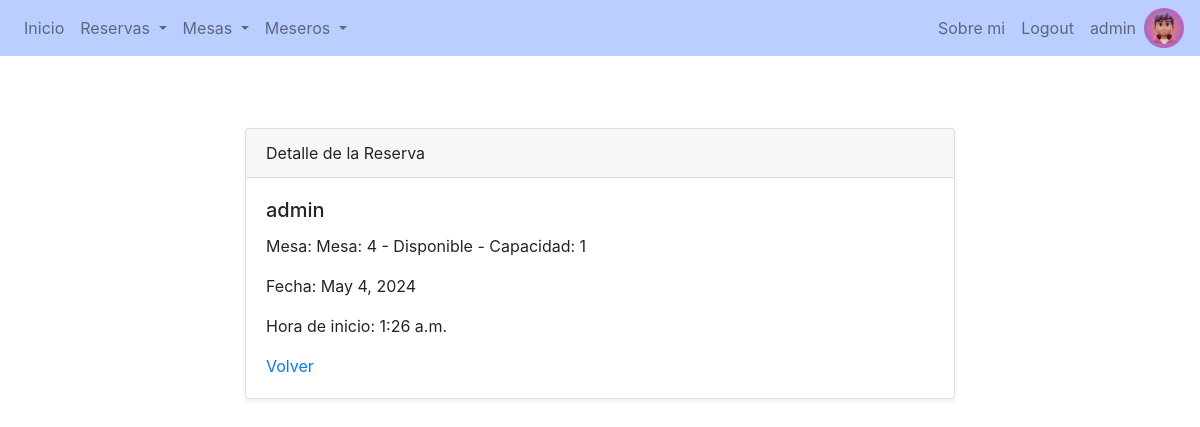
/restaurant/reserva/6/detail (signed in), run on the app's committed database.
### Restaurant/models.py (models this page shows, shortened)
class Avatar(models.Model):
    user = models.OneToOneField(User, on_delete=models.CASCADE, related_name="avatar")
    image = models.ImageField(upload_to="avatars/")

class Reserva(models.Model):
    nombre_de_usuario = models.ForeignKey(User,on_delete=models.CASCADE )
    mesa = models.ForeignKey(Mesa, on_delete=models.CASCADE, related_name='reservas')
    fecha = models.DateField(default=timezone.now)
    hora_inicio = models.TimeField(default=timezone.now)

class Mesa(models.Model):
    numero = models.IntegerField()
    disponible = models.BooleanField(default=True)
    capacidad = models.IntegerField()
    def __str__(self):
        return f"Mesa: {self.numero} - {'Disponible' if self.disponible else 'No Disponible'} - Capacidad: {self.capacidad}"

### Restaurant/views.py (the view)
# urls.py: path("reserva/<int:pk>/detail", ReservaDetailView.as_view(), name="reserva-detalle"),
class ReservaDetailView(LoginRequiredMixin,DetailView):
    model = Reserva
    template_name = 'Restaurant/reserva_detail.html'
    context_object_name = 'reserva'

### Restaurant/templates/Restaurant/reserva_detail.html (shortened to what this page needs)
{% extends 'Restaurant/base.html' %}
{% block content %}
<section class="py-5">
    <div class="container">
        <div class="row">
            <div class="col-lg-8 mx-auto">
                <div class="card shadow-sm">
                    <div class="card-header">
                        Detalle de la Reserva
                    </div>
                    <div class="card-body">
                        <h5 class="card-title">{{ reserva.nombre_de_usuario }}</h5>
                        <p class="card-text">Mesa: {{ reserva.mesa }}</p>
                        <p class="card-text">Fecha: {{ reserva.fecha }}</p>
                        <p class="card-text">Hora de inicio: {{ reserva.hora_inicio }}</p>
                        <a href="{% url 'reserva-lista' %}">Volver</a>
                    </div>
                </div>
            </div>
        </div>
    </div>
</section>
{% endblock %}

### Restaurant/templates/Restaurant/base.html (shortened to what this page needs)
{% load static %}
<!DOCTYPE html>
<html lang="en">
<head>
    <link rel="stylesheet" href="{% static 'Restaurant/bootstrap.css' %}">
</head>
<body>
    <nav class="navbar navbar-expand-lg navbar-light" style="background-color:#BACEFF">
        <div class="collapse navbar-collapse" id="navbarNav">
            <ul class="navbar-nav">
                <li class="nav-item">
                    <a class="nav-link" href="{% url 'home' %}">Inicio</a>
                </li>
                {% if user.is_authenticated %}
                <li class="nav-item dropdown">
                    <a class="nav-link dropdown-toggle" href="#" id="navbarDropdownMenuLinkReserva" role="button" data-toggle="dropdown" aria-haspopup="true" aria-expanded="false">
                        Reservas
                    </a>
                </li>
                <li class="nav-item dropdown">
                    <a class="nav-link dropdown-toggle" href="#" id="navbarDropdownMenuLinkSala" role="button" data-toggle="dropdown" aria-haspopup="true" aria-expanded="false">
                        Mesas
                    </a>
                </li>
                <li class="nav-item dropdown">
                    <a class="nav-link dropdown-toggle" href="#" id="navbarDropdownMenuLinkSala" role="button" data-toggle="dropdown" aria-haspopup="true" aria-expanded="false">
                        Meseros
                    </a>
                </li>
                {% endif %}
            </ul>
        <ul class="navbar-nav ml-auto">
            {% if user.is_authenticated %}
                <li class="nav-item">
                    <a class="nav-link" href="{% url 'about-me' %}">Sobre mi</a>
                </li>
                <li class="nav-item">
                    <a class="nav-link" href="{% url 'logout' %}">Logout</a>
                </li>
                <li class="nav-item">
                    <a class="nav-link" href="{% url 'user-edit' %}">{{ user }}</a>
                </li>
                <li class="nav-item">
                    {% if user.avatar.image %}
                    <a href="{% url 'avatar' %}">
                        <img src="{{ user.avatar.image.url }}" alt="Avatar" style="height: 40px; width: 40px; border-radius: 50%;">
                    </a>
                    {% else %}
                    <li class="nav-item">
                        <a href="{% url 'avatar' %}" class="nav-link">Ingresar Avatar</a>
                    </li>
                    {% endif %}
                </li>
            {% endif %}
        </ul>
        </div>
    </nav>
    <div class="container mt-4">
        {% block content %}{% endblock content %}
    </div>
</body>
</html>

### data on the page
Reserva: nombre_de_usuario "admin", mesa "Mesa: 4 - Disponible - Capacidad: 1", fecha "May 4, 2024", hora_inicio "1:26 a.m."

### other printed values
{{ user }} "admin"
